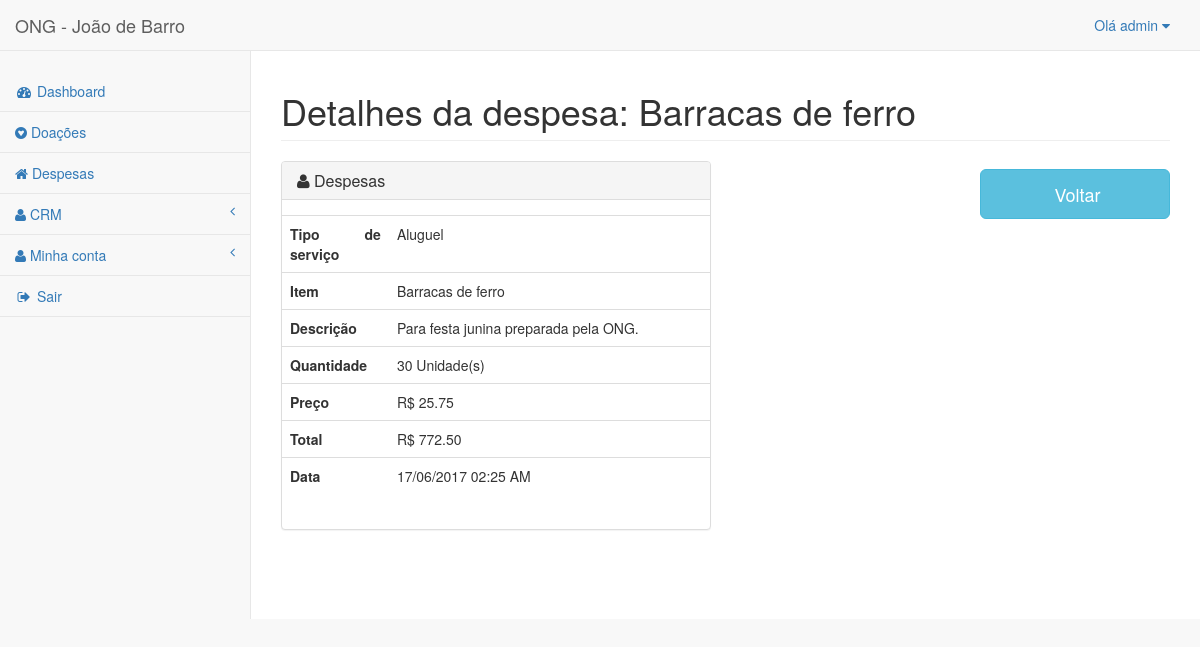
/despesas/detalhes/2/ (signed in), run on an earlier commit of the app's database.
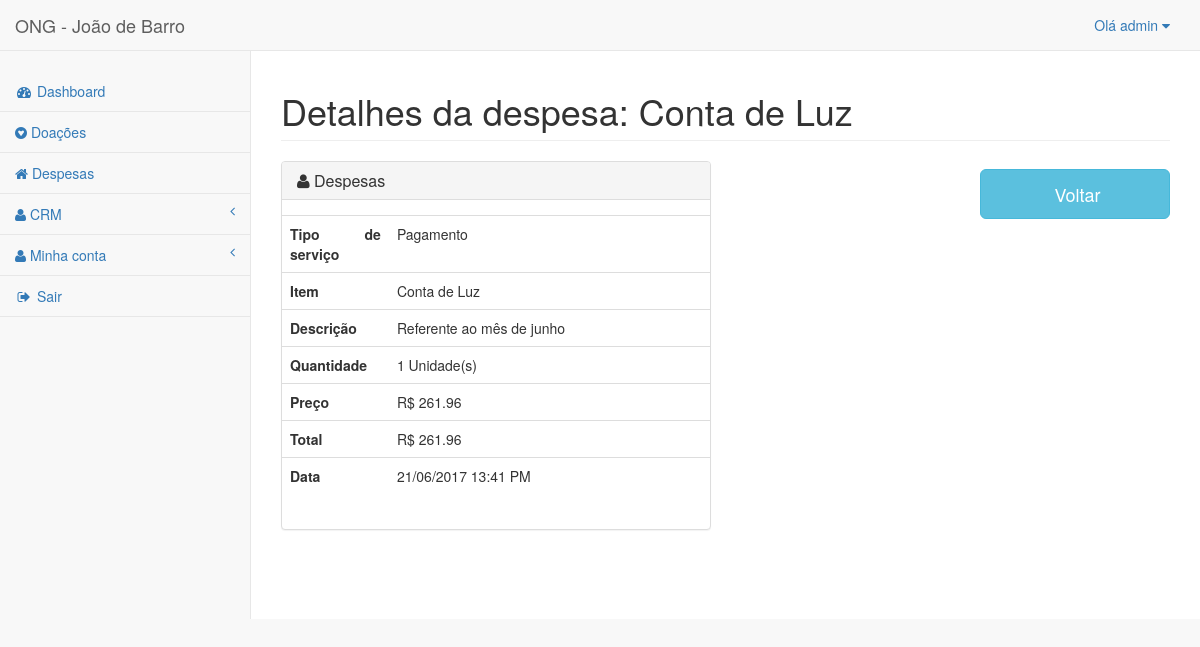
And on a later commit of the database.
### expenses/models.py (models this page shows, shortened)
class Expenses(TimeStampedModel):
    service_type = models.CharField('Tipo de serviço', max_length=12,
                                    choices=EXPENSES_TYPE, default='Compra')
    item = models.CharField('Item', max_length=100, default='')
    description = models.TextField('Descrição', blank=True)
    quantity = models.IntegerField('Quantidade', default=0)
    unit = models.CharField('Unidade', max_length=14, choices=UNIT_TYPE,
                            default='')
    price = models.DecimalField('Preço', max_digits=6, decimal_places=2,
                                default=0)
    @property
    def total(self):
        return self.quantity * self.price
    class Meta:
        ordering = ['service_type']
        verbose_name = 'Despesa'
        verbose_name_plural = 'Despesas'

### expenses/views.py (the view)
class ExpensesDetailView(LoginRequiredMixin, DetailView):
    model = Expenses
    context_object_name = 'expenses'

### accounts/models.py (called while the page is built)
    def __str__(self):
        return self.name or self.username

### expenses/templates/expenses/expenses_detail.html (shortened to what this page needs)
{% extends "base.html" %}
{% load widget_tweaks %}
{% block spacename %} Detalhes da despesa: {{object.item}} {% endblock spacename %}
{% block container %}
<div class="container-fluid">
  <div class="row">
    <div class="col-md-6">
      <div class="panel-group">
        <div class="panel panel-default">
          <div class="panel-heading">
            <h4 class="panel-title"> <a data-toggle="collapse" href="#collapseOne">
              <span class="fa fa-user"></span> Despesas </a> </h4>
          </div>
          <div id="collapseOne" class="panel-collapse collapse in">
            <div class="panel-body">
              <div class="row">
                <table class="table table-user-information">
                  <tbody>
                    <tr>
                      <th class="col-md-3 text-justify"> Tipo de serviço </th>
                      <td>{{ expenses.service_type }}</td>
                    </tr>
                    <tr>
                      <th class="text-justify"> Item </th>
                      <td>{{ expenses.item }}</td>
                    </tr>
                    <tr>
                      <th class="text-justify"> Descrição </th>
                      <td>{{ expenses.description }}</td>
                    </tr>
                    <tr>
                      <th class="text-justify"> Quantidade </th>
                      <td>{{ expenses.quantity }} {{ expenses.unit }}</td>
                    </tr>
                    <tr>
                      <th class="text-justify">  Preço </th>
                      <td>R$ {{ expenses.price }}</td>
                    </tr>
                    <tr>
                      <th class="text-justify">  Total </th>
                      <td>R$ {{ expenses.total }}</td>
                    </tr>
                    <tr>
                      <th class="text-justify"> Data </th>
                      <td>{{ expenses.created_at|date:"d/m/Y H:i A" }}</td>
                    </tr>
                  </tbody>
                </table>
              </div>
            </div>
          </div>
        </div>
      </div>
    </div>
    <div class="col-md-6">
      <form class="navbar-form navbar-right" action="." method="get">
        <a href="{% url 'expenses:expense' %}">
          <button type="button" class="btn btn-info btn-lg" style="width: 190px; height: 50px">
             Voltar
          </button>
        </a>
      </form>
    </div>
  </div>
</div>
{% endblock %}

### core/templates/base.html (shortened to what this page needs)
<!DOCTYPE html>
{% load static %}
<html lang="pt">
<head>
    <link href="{% static 'bootstrap/css/bootstrap.min.css' %}" rel="stylesheet">
    <link href="{% static 'distt/css/sb-admin-2.min.css' %}" rel="stylesheet">
    <link href="{% static 'font-awesome/css/font-awesome.min.css' %}" rel="stylesheet" type="text/css">
</head>
<body>
  <div id="wrapper">
    <nav class="navbar navbar-default navbar-static-top" role="navigation" style="margin-bottom: 0">
      <div class="navbar-header">
        <a class="navbar-brand" href="index.html">ONG - João de Barro</a>
      </div>
      <ul class="nav navbar-top-links navbar-right">
        <li class="dropdown">
          <a class="dropdown-toggle" data-toggle="dropdown" href="#"> Olá {{ user }} <i class="fa fa-caret-down"></i></a>
        </li>
      </ul>
      <div class="navbar-default sidebar" role="navigation">
        <div class="sidebar-nav navbar-collapse">
          <ul class="nav" id="side-menu">
            <br>
            <li><a href="{% url 'index' %}"><i class="fa fa-dashboard fa-fw"></i> Dashboard </a></li>
            <li><a href="{% url 'donations:donation' %}"><i class="fa fa-gratipay"></i> Doações </a></li>
            <li><a href="{% url 'expenses:expense' %}"><i class="fa fa-home"></i> Despesas </a></li>
            <li><a href="#"><i class="fa fa-user"></i> CRM <span class="fa arrow"></span></a>
            </li>
            <li><a href="#"><i class="fa fa-user"></i> Minha conta <span class="fa arrow"></span></a>
            </li>
            <li><a href="{% url 'logout' %}"><i class="fa fa-sign-out fa-fw"></i> Sair </a></li>
          </ul>
        </div>
      </div>
    </nav>
    <div id="page-wrapper">
        <div class="row">
            <div class="col-lg-12">
                <h1 class="page-header">{% block spacename %}{% endblock spacename %}</h1>
            </div>
        </div>
        <div class="row">
            {% block container %} {% endblock %}
        </div>
    </div>
  </div>
</body>
</html>

What changed in the data, as far as the page shows it:
changed Expenses "Unidade(s)": item "Barracas de ferro" → "Conta de Luz"; service_type "Aluguel" → "Pagamento"; description "Para festa junina preparada pela ONG." → "Referente ao mês de junho"; quantity "30" → "1"; price "25.75" → "261.96"; total "772.50" → "261.96"; created_at "17/06/2017 02:25 AM" → "21/06/2017 13:41 PM"
